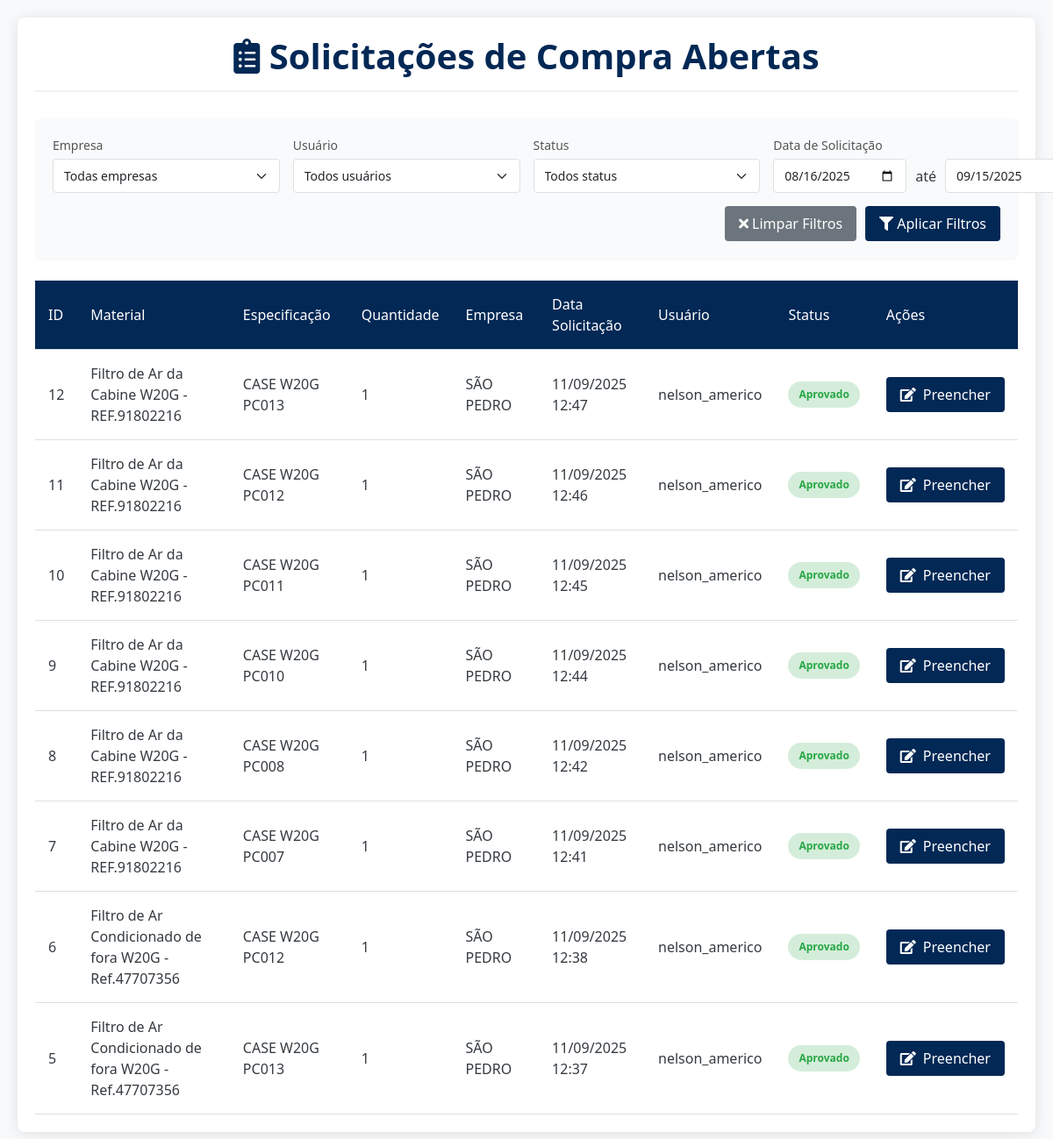
Page /aprovar_solicitacao (signed in) on the committed database.
### app.py (models this page shows, shortened)
class SolicitacoesCompra(db.Model):
    __tablename__ = 'SolicitacoesCompra'
    id = db.Column(db.Integer, primary_key=True)
    cod_material = db.Column(db.Integer, db.ForeignKey('Materiais.CodMaterial'), nullable=False)
    especificacao = db.Column(db.Text, nullable=False)
    quantidade = db.Column(db.Integer, nullable=False)
    unidade_medida = db.Column(db.String(20), nullable=False, default='Unidade')
    aplicacao = db.Column(db.Text, nullable=True)
    empresa = db.Column(db.Text, nullable=False)
    data_solicitacao = db.Column(db.DateTime, nullable=False, default=datetime.utcnow)
    usuario = db.Column(db.Text, nullable=False)
    foto_path = db.Column(db.Text, nullable=True)
    marca = db.Column(db.Text, nullable=True)
    ativo = db.Column(db.String(3), nullable=False)
    nome_ativo = db.Column(db.Text, nullable=True)
    prioridade = db.Column(db.String(20), nullable=False, default='Programado')
    status_aprovacao = db.Column(db.String(20), nullable=True, default=None)
    material = db.relationship('Materiais', backref='solicitacoes')

class Materiais(db.Model):
    __tablename__ = 'Materiais'
    CodMaterial = db.Column(db.Integer, primary_key=True, autoincrement=True)
    DescricaoMaterial = db.Column(db.Text, nullable=False)
    Empresa = db.Column(db.Text, nullable=False)
    Aplicacao = db.Column(db.Text, nullable=False)
    QuantidadeEstoque = db.Column(db.Integer, default=0)
    Fornecedor = db.Column(db.Text)
    NumeroNF = db.Column(db.Text)
    FatorConsumo = db.Column(db.Float, nullable=True, default=0.0)
    Ativo = db.Column(db.Boolean, default=False)

### app.py (the view)
@routes_bp.route('/aprovar_solicitacao', methods=['GET'])
def aprovar_solicitacao():
    if 'usuario' not in session:
        return redirect(url_for('routes_bp.login'))
    try:
        solicitacoes = db.session.query(SolicitacoesCompra).outerjoin(
            SolicitacoesPreenchidas,
            SolicitacoesCompra.id == SolicitacoesPreenchidas.solicitacao_id
        ).filter(
            SolicitacoesPreenchidas.id.is_(None)
        ).all()
        def get_usuarios_empresas():
            usuarios = set()
            empresas = set()
            try:
                with open('senhas.txt', 'r', encoding='utf-8') as f:
                    for line in f:
                        partes = line.strip().split('%')
                        if len(partes) >= 4:  # Verifica se tem pelo menos 4 partes
                            usuario = partes[0]
                            empresa = partes[3]
                            usuarios.add(usuario)
                            empresas.add(empresa)
            except Exception as e:
                logging.error(f"Erro ao ler senhas.txt: {str(e)}")
            return sorted(usuarios), sorted(empresas)
        usuarios, empresas = get_usuarios_empresas()
        if not solicitacoes:
            flash('Nenhuma solicitação aberta encontrada.', 'info')
        return render_template('aprovar_solicitacao.html',
                            solicitacoes=solicitacoes,
                            empresas=empresas,
                            usuarios=usuarios)
    except Exception as e:
        logging.error(f"Error in aprovar_solicitacao: {str(e)}")
        flash(f'Erro ao carregar solicitações: {str(e)}', 'error')
        return redirect(url_for('routes_bp.buscar_material'))

### app.py (called while the page is built, shortened)
@routes_bp.before_request
def verificar_tempo_inatividade():
    if request.endpoint in ['routes_bp.login', 'static']:
        return
    print(f"Verificando sessão para endpoint: {request.endpoint}")
    print(f"Sessão atual: {dict(session)}")
    print(f"Cookies recebidos: {request.cookies}")
    if 'usuario' not in session:
        print(f"Usuário não autenticado tentando acessar {request.endpoint}")
        return redirect(url_for('routes_bp.login'))
    agora = datetime.now()
    ultima_atividade = session.get('ultima_atividade')
    session['ultima_atividade'] = str(agora)

### templates/aprovar_solicitacao.html (shortened to what this page needs)
<!DOCTYPE html>
<html lang="pt-BR">
<head>
    <link rel="stylesheet" href="https://cdnjs.cloudflare.com/ajax/libs/font-awesome/5.15.4/css/all.min.css">
    <link href="https://cdn.jsdelivr.net/npm/bootstrap@5.3.0/dist/css/bootstrap.min.css" rel="stylesheet">
</head>
<body>
    <div class="container">
        <h1>
            <i class="fas fa-clipboard-list"></i> Solicitações de Compra Abertas
        </h1>
        <div class="search-filter-container">
            <div class="filter-row">
                <div class="filter-group">
                    <label for="empresaFilter">Empresa</label>
                    <select id="empresaFilter" class="form-select">
                        <option value="">Todas empresas</option>
                    </select>
                </div>
                <div class="filter-group">
                    <label for="usuarioFilter">Usuário</label>
                    <select id="usuarioFilter" class="form-select">
                        <option value="">Todos usuários</option>
                    </select>
                </div>
                <div class="filter-group">
                    <label for="statusFilter">Status</label>
                    <select id="statusFilter" class="form-select">
                        <option value="">Todos status</option>
                    </select>
                </div>
                <div class="filter-group">
                    <label>Data de Solicitação</label>
                    <div class="date-range-picker">
                        <input type="date" id="dataInicio" class="form-control">
                        <span>até</span>
                        <input type="date" id="dataFim" class="form-control">
                    </div>
                </div>
            </div>
            <div class="filter-actions">
                <button class="btn-clear" id="clearFilters">
                    <i class="fas fa-times"></i> Limpar Filtros
                </button>
                <button class="btn-filter" id="applyFilters">
                    <i class="fas fa-filter"></i> Aplicar Filtros
                </button>
            </div>
        </div>
        {% if solicitacoes %}
            <div class="table-responsive">
                <table id="solicitacoesTable">
                    <thead>
                        <tr>
                            <th>ID</th>
                            <th>Material</th>
                            <th>Especificação</th>
                            <th>Quantidade</th>
                            <th>Empresa</th>
                            <th>Data Solicitação</th>
                            <th>Usuário</th>
                            <th>Status</th>
                            <th>Ações</th>
                        </tr>
                    </thead>
                    <tbody>
                        {% for solicitacao in solicitacoes | sort(attribute='data_solicitacao', reverse=True) %}
                            <tr data-id="{{ solicitacao.id }}">
                                <td>{{ solicitacao.id }}</td>
                                <td>{{ solicitacao.material.DescricaoMaterial }}</td>
                                <td>{{ solicitacao.especificacao or '-' }}</td>
                                <td>{{ solicitacao.quantidade }}</td>
                                <td>{{ solicitacao.empresa }}</td>
                                <td data-order="{{ solicitacao.data_solicitacao.strftime('%Y-%m-%d') }}">
                                    {{ solicitacao.data_solicitacao.strftime('%d/%m/%Y %H:%M') }}
                                </td>
                                <td>{{ solicitacao.usuario }}</td>
                                <td>
                                    <span class="status-badge status-{{ solicitacao.status_aprovacao|lower if solicitacao.status_aprovacao else 'pendente' }}">
                                        {{ solicitacao.status_aprovacao or 'Pendente' }}
                                    </span>
                                </td>
                                <td>
                                    <div class="status-actions">
                                        <a href="{{ url_for('routes_bp.preencher_solicitacao', id=solicitacao.id) }}"
                                           class="btn btn-preencher {% if solicitacao.status_aprovacao == 'Reprovado' %}disabled-link{% endif %}"
                                           {% if solicitacao.status_aprovacao == 'Reprovado' %}onclick="return false;" style="pointer-events: none; opacity: 0.6;"{% endif %}>
                                            <i class="fas fa-edit"></i> Preencher
                                        </a>
                                    </div>
                                </td>
                            </tr>
                        {% endfor %}
                    </tbody>
                </table>
            </div>
        {% else %}
            <div class="empty-state">
                <i class="far fa-folder-open"></i>
                <h3>Nenhuma solicitação aberta encontrada</h3>
                <p>Não há solicitações de compra abertas no momento.</p>
            </div>
        {% endif %}
    </div>
</body>
</html>

### templates/aprovar_solicitacao.html (style rules this page uses)
:root { --primary-color: #022855; --secondary-color: #f8f9fa; --accent-color: #022855; --hover-color: #3c94ff; --text-color: #343a40; --light-gray: #f1f1f1; --border-color: #e0e0e0; --status-aprovado: #28a745; --status-reprovado: #dc3545; --status-pendente: #ffc107; }
body { font-family: 'Segoe UI', Tahoma, Geneva, Verdana, sans-serif; margin: 0; padding: 20px; background-color: var(--secondary-color); color: var(--text-color); }
.container { max-width: 1600px; margin: 0 auto; padding: 20px; background-color: white; border-radius: 8px; box-shadow: 0 2px 15px rgba(0, 0, 0, 0.1); }
h1 { text-align: center; color: var(--primary-color); margin-bottom: 30px; padding-bottom: 15px; border-bottom: 2px solid var(--light-gray); font-weight: 600; }
.table-responsive { overflow-x: auto; margin-top: 20px; }
table { width: 100%; border-collapse: collapse; background-color: white; box-shadow: 0 0 10px rgba(0,0,0,0.05); }
th, td { padding: 15px; text-align: left; border-bottom: 1px solid var(--border-color); vertical-align: middle; }
th { background-color: var(--primary-color); color: white; font-weight: 500; position: sticky; top: 0; }
.btn { padding: 8px 16px; text-decoration: none; color: white; border-radius: 4px; display: inline-flex; align-items: center; justify-content: center; gap: 8px; font-weight: 500; transition: all 0.3s ease; border: none; cursor: pointer; }
.btn-preencher { background-color: var(--accent-color); }
.status-badge { padding: 6px 12px; border-radius: 20px; font-size: 12px; font-weight: 600; display: inline-block; text-align: center; min-width: 80px; }
.status-aprovado { background-color: #d4edda; color: var(--status-aprovado); }
.search-filter-container { background-color: #f8fafc; padding: 20px; border-radius: 8px; margin-bottom: 25px; box-shadow: 0 1px 3px rgba(0,0,0,0.05); }
.filter-row { display: flex; flex-wrap: wrap; gap: 15px; margin-bottom: 15px; }
.filter-group { flex: 1; min-width: 200px; }
.filter-group label { display: block; margin-bottom: 5px; font-size: 14px; color: #555; }
.filter-group select, .filter-group input { width: 100%; padding: 8px 12px; border: 1px solid var(--border-color); border-radius: 4px; font-size: 14px; }
.date-range-picker { display: flex; gap: 10px; align-items: center; }
.filter-actions { display: flex; justify-content: flex-end; gap: 10px; margin-top: 10px; }
.btn-filter { background-color: var(--primary-color); color: white; padding: 8px 16px; border-radius: 4px; border: none; cursor: pointer; }
.btn-clear { background-color: #6c757d; color: white; padding: 8px 16px; border-radius: 4px; border: none; cursor: pointer; }
.status-actions { display: flex; gap: 5px; flex-wrap: wrap; }

### rows in the picture
SolicitacoesCompra: id "12", material.DescricaoMaterial "Filtro de Ar da Cabine W20G - REF.91802216", especificacao "CASE W20G PC013", quantidade "1", empresa "SÃO PEDRO", data_solicitacao "11/09/2025 12:47", usuario "nelson_americo", status_aprovacao "Aprovado"
SolicitacoesCompra: id "11", material.DescricaoMaterial "Filtro de Ar da Cabine W20G - REF.91802216", especificacao "CASE W20G PC012", quantidade "1", empresa "SÃO PEDRO", data_solicitacao "11/09/2025 12:46", usuario "nelson_americo", status_aprovacao "Aprovado"
SolicitacoesCompra: id "10", material.DescricaoMaterial "Filtro de Ar da Cabine W20G - REF.91802216", especificacao "CASE W20G PC011", quantidade "1", empresa "SÃO PEDRO", data_solicitacao "11/09/2025 12:45", usuario "nelson_americo", status_aprovacao "Aprovado"
SolicitacoesCompra: id "9", material.DescricaoMaterial "Filtro de Ar da Cabine W20G - REF.91802216", especificacao "CASE W20G PC010", quantidade "1", empresa "SÃO PEDRO", data_solicitacao "11/09/2025 12:44", usuario "nelson_americo", status_aprovacao "Aprovado"
SolicitacoesCompra: id "8", material.DescricaoMaterial "Filtro de Ar da Cabine W20G - REF.91802216", especificacao "CASE W20G PC008", quantidade "1", empresa "SÃO PEDRO", data_solicitacao "11/09/2025 12:42", usuario "nelson_americo", status_aprovacao "Aprovado"
SolicitacoesCompra: id "7", material.DescricaoMaterial "Filtro de Ar da Cabine W20G - REF.91802216", especificacao "CASE W20G PC007", quantidade "1", empresa "SÃO PEDRO", data_solicitacao "11/09/2025 12:41", usuario "nelson_americo", status_aprovacao "Aprovado"
SolicitacoesCompra: id "6", material.DescricaoMaterial "Filtro de Ar Condicionado de fora W20G - Ref.47707356", especificacao "CASE W20G PC012", quantidade "1", empresa "SÃO PEDRO", data_solicitacao "11/09/2025 12:38", usuario "nelson_americo", status_aprovacao "Aprovado"
SolicitacoesCompra: id "5", material.DescricaoMaterial "Filtro de Ar Condicionado de fora W20G - Ref.47707356", especificacao "CASE W20G PC013", quantidade "1", empresa "SÃO PEDRO", data_solicitacao "11/09/2025 12:37", usuario "nelson_americo", status_aprovacao "Aprovado"
